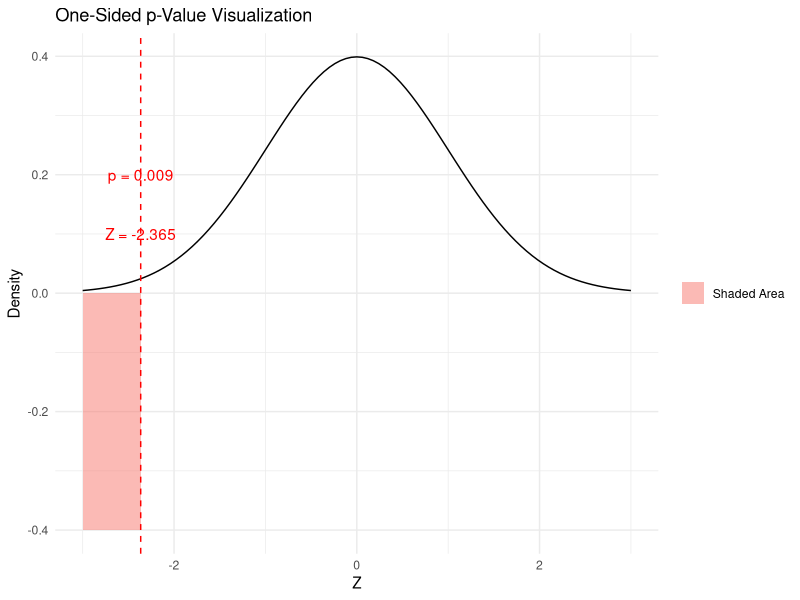

The R script that drew this image:
# Z-statistic
z_statistic <- -2.365

# Calculate the cumulative probability to the left of the Z-statistic
p_value <- pnorm(z_statistic)

# Load the ggplot2 package
library(ggplot2)

# Create a standard normal distribution curve
ggplot(data.frame(x = c(-3, 3)), aes(x = x)) +
  stat_function(fun = dnorm, args = list(mean = 0, sd = 1)) +
  
  # Shade the area representing the p-value using geom_ribbon
  geom_ribbon(data = data.frame(x = c(-3, z_statistic)), aes(ymax = 0, ymin = -0.4, fill = "Shaded Area"), alpha = 0.5) +
  
  # Add a vertical line at the Z-statistic
  geom_vline(xintercept = z_statistic, linetype = "dashed", color = "red") +
  
  # Annotate the Z-statistic and p-value
  annotate("text", x = z_statistic, y = 0.1, label = paste("Z =", z_statistic), color = "red") +
  annotate("text", x = z_statistic, y = 0.2, label = paste("p =", round(p_value, 4)), color = "red") +
  
  # Labels and title
  labs(x = "Z", y = "Density", fill = NULL, title = "One-Sided p-Value Visualization") +
  
  # Customize the theme
  theme_minimal()
